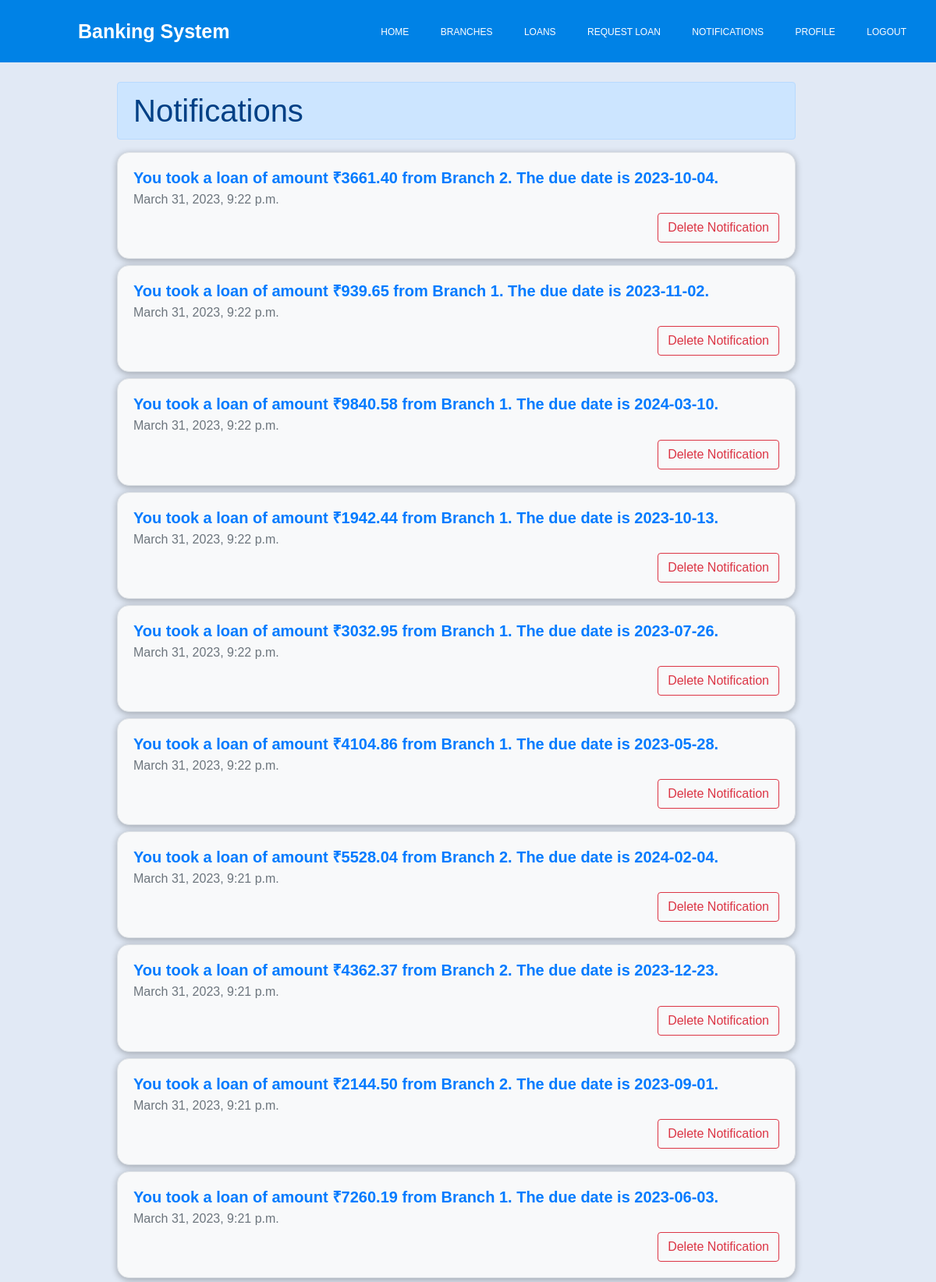
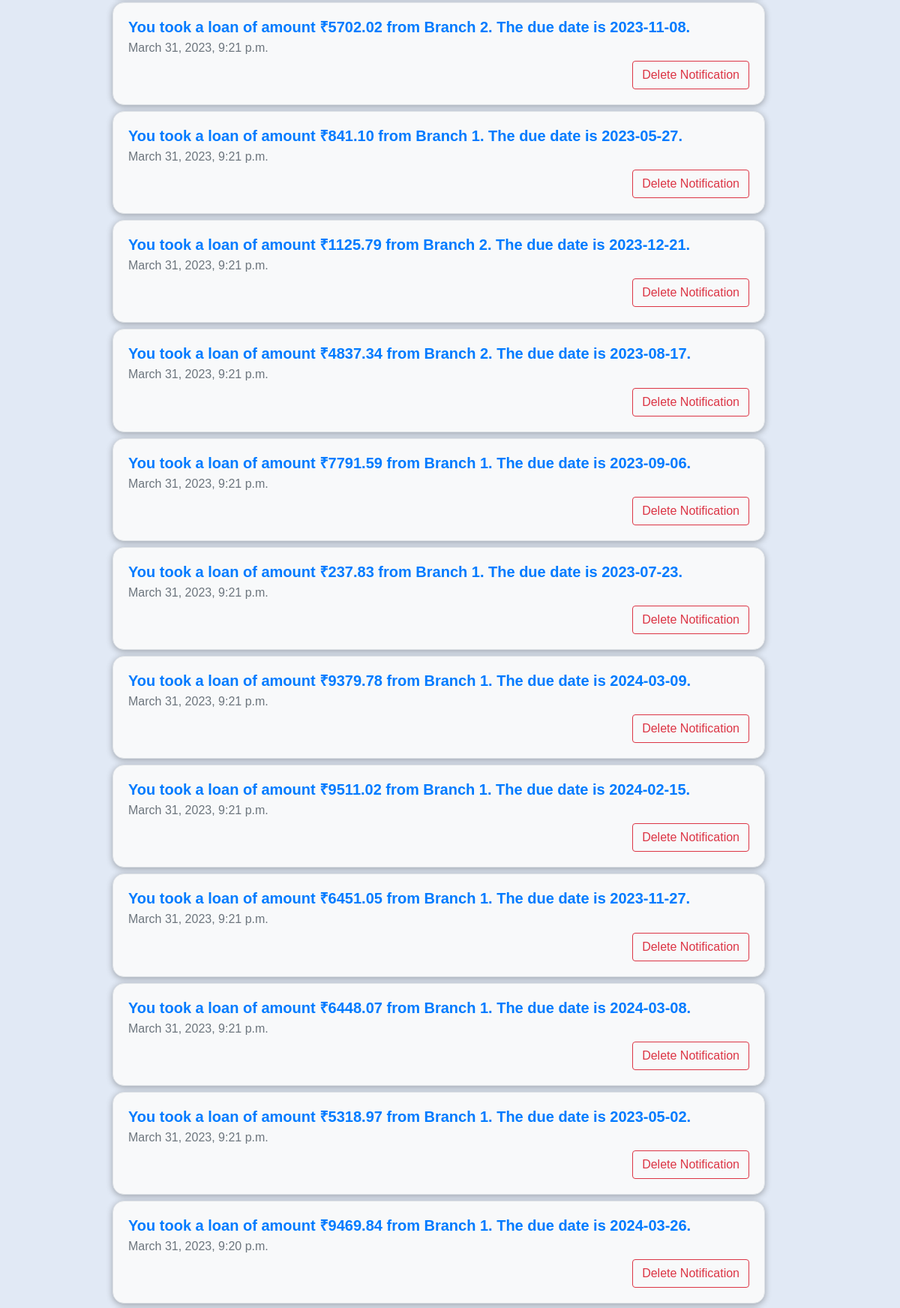
The app's page /notifications (signed in, upper part) with its own data (2 pictures, top to bottom).
### bank_management/models.py (models this page shows, shortened)
class Notification(models.Model):
    loan = models.ForeignKey(Loan, on_delete=models.CASCADE,blank=True, null=True)
    user = models.ForeignKey(User, on_delete=models.CASCADE)
    message = models.CharField(max_length=90,blank=True)
    date = models.DateTimeField(auto_now_add=True)
    is_seen = models.BooleanField(default=False)

### bank_management/views.py (the view)
# urls.py: path("notifications",notifications,name='notifications'),
@login_required
def notifications(request):
    notifications = Notification.objects.filter(user=request.user).order_by('-date')
    notifications.update(is_seen=True)
    context = {
        "notifications":notifications,
    }
    return render(request,"notifications.html",context=context)

### bank_management/context_processors.py (called while the page is built)
@login_required
def count_notifications(request):
    count_notifications = Notification.objects.filter(user=request.user,is_seen=False).count()
    return {"count_notifications":count_notifications}

### banking_system/templates/notifications.html (shortened to what this page needs)
{% extends 'base.html' %} {% block content %}
<div class="row mt-2" style="width: 100%">
    <div class="col">
         {% if not notifications %}
        <h1>You dont have any notifications as of yet.</h1>
        {% else %}
        <h1
          class="mt-2 alert alert-primary"
          style="margin-right: 150px; margin-left: 150px"
        >
          Notifications
        </h1>
        {% for notification in notifications %}
        <div
          class="card mt-2"
          style="
            background-color: #f8f9fa;
            border: 1px solid #dee2e6;
            border-radius: 0.95rem;
            box-shadow: 0 0.125rem 0.5rem rgba(0, 0, 0, 0.3);
            margin-right: 150px;
            margin-left: 150px;
          "
        >
          <div class="card-body">
            <h5
              class="card-title"
              style="color: #007bff; font-size: 1.25rem; font-weight: bold"
            >
              {{notification.message}}
            </h5>
            <h6 class="card-subtitle mb-2 text-muted">{{notification.date}}</h6>
            <a
              class="btn btn-outline-danger float-end"
              href="{% url 'delete-notification' notification.id %}"
            >
              Delete Notification
            </a>
          </div>
        </div>
        {% endfor %}{% endif %}
      </div>
    </div>
    {% endblock content %}

### banking_system/static/navbar.css (style rules this page uses)
* { margin: 0; padding: 0; text-decoration: none; list-style: none; box-sizing: border-box; }
body { font-family: sans-serif; }

### records on screen
Notification: message "You took a loan of amount ₹3661.40 from Branch 2. The due date is 2023-10-04.", date "March 31, 2023, 9:22 p.m."
Notification: message "You took a loan of amount ₹939.65 from Branch 1. The due date is 2023-11-02.", date "March 31, 2023, 9:22 p.m."
Notification: message "You took a loan of amount ₹9840.58 from Branch 1. The due date is 2024-03-10.", date "March 31, 2023, 9:22 p.m."
Notification: message "You took a loan of amount ₹1942.44 from Branch 1. The due date is 2023-10-13.", date "March 31, 2023, 9:22 p.m."
Notification: message "You took a loan of amount ₹3032.95 from Branch 1. The due date is 2023-07-26.", date "March 31, 2023, 9:22 p.m."
Notification: message "You took a loan of amount ₹4104.86 from Branch 1. The due date is 2023-05-28.", date "March 31, 2023, 9:22 p.m."
Notification: message "You took a loan of amount ₹5528.04 from Branch 2. The due date is 2024-02-04.", date "March 31, 2023, 9:21 p.m."
Notification: message "You took a loan of amount ₹4362.37 from Branch 2. The due date is 2023-12-23.", date "March 31, 2023, 9:21 p.m."
Notification: message "You took a loan of amount ₹2144.50 from Branch 2. The due date is 2023-09-01.", date "March 31, 2023, 9:21 p.m."
Notification: message "You took a loan of amount ₹7260.19 from Branch 1. The due date is 2023-06-03.", date "March 31, 2023, 9:21 p.m."
Notification: message "You took a loan of amount ₹5702.02 from Branch 2. The due date is 2023-11-08.", date "March 31, 2023, 9:21 p.m."
Notification: message "You took a loan of amount ₹841.10 from Branch 1. The due date is 2023-05-27.", date "March 31, 2023, 9:21 p.m."
Notification: message "You took a loan of amount ₹1125.79 from Branch 2. The due date is 2023-12-21.", date "March 31, 2023, 9:21 p.m."
Notification: message "You took a loan of amount ₹4837.34 from Branch 2. The due date is 2023-08-17.", date "March 31, 2023, 9:21 p.m."
Notification: message "You took a loan of amount ₹7791.59 from Branch 1. The due date is 2023-09-06.", date "March 31, 2023, 9:21 p.m."
Notification: message "You took a loan of amount ₹237.83 from Branch 1. The due date is 2023-07-23.", date "March 31, 2023, 9:21 p.m."
Notification: message "You took a loan of amount ₹9379.78 from Branch 1. The due date is 2024-03-09.", date "March 31, 2023, 9:21 p.m."
Notification: message "You took a loan of amount ₹9511.02 from Branch 1. The due date is 2024-02-15.", date "March 31, 2023, 9:21 p.m."
Notification: message "You took a loan of amount ₹6451.05 from Branch 1. The due date is 2023-11-27.", date "March 31, 2023, 9:21 p.m."
Notification: message "You took a loan of amount ₹6448.07 from Branch 1. The due date is 2024-03-08.", date "March 31, 2023, 9:21 p.m."
Notification: message "You took a loan of amount ₹5318.97 from Branch 1. The due date is 2023-05-02.", date "March 31, 2023, 9:21 p.m."
Notification: message "You took a loan of amount ₹9469.84 from Branch 1. The due date is 2024-03-26.", date "March 31, 2023, 9:20 p.m."
